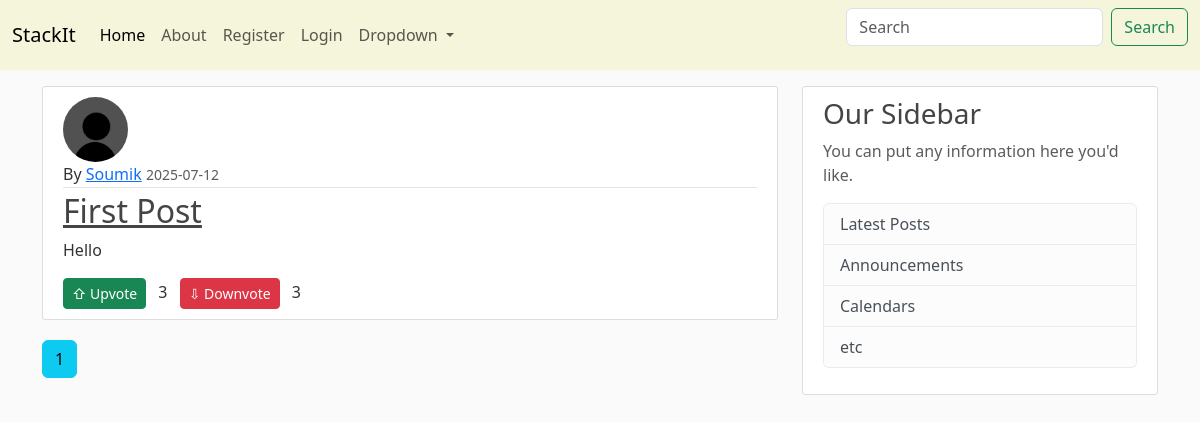
Page /home on the earlier database version.
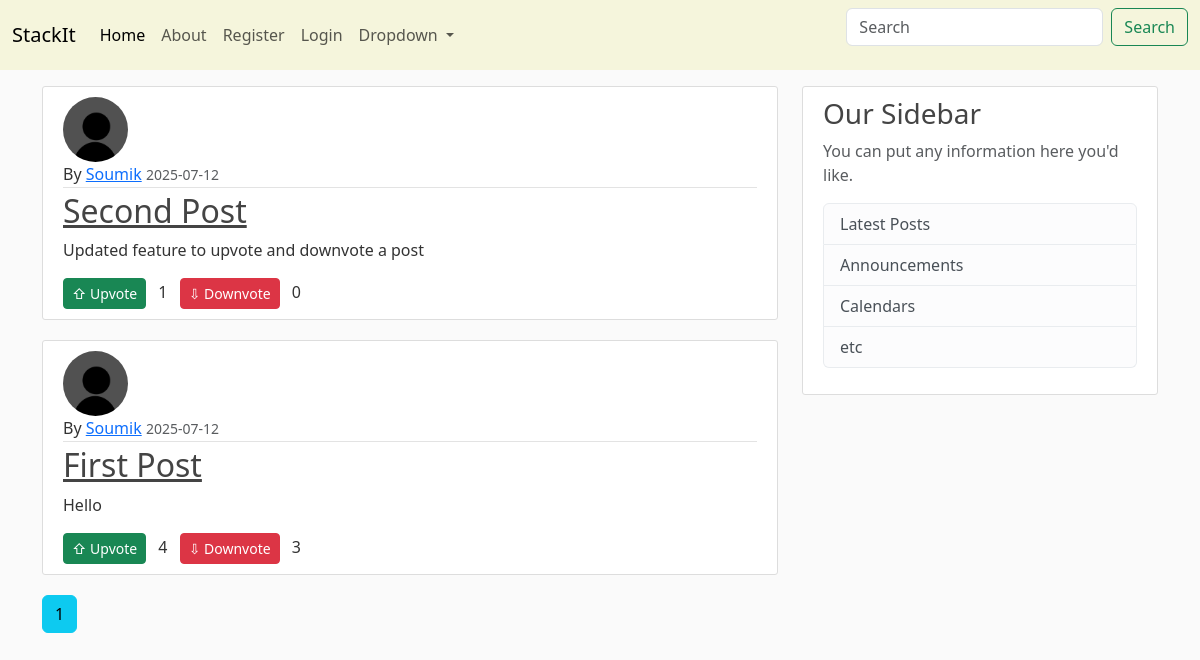
Same page on the later database version.
### blog/models.py (models this page shows, shortened)
class post(db.Model):
    id=db.Column(db.Integer,primary_key=True)
    title=db.Column(db.String(100),nullable=False)
    date_posted=db.Column(db.DateTime,nullable=False,default=datetime.datetime.utcnow)
    content=db.Column(db.Text,nullable=False)
    user_id=db.Column(db.Integer,db.ForeignKey('user.id'),nullable=False)
    upvotes = db.Column(db.Integer, default=0)
    downvotes = db.Column(db.Integer, default=0)

class user(db.Model,UserMixin):
    id=db.Column(db.Integer,primary_key=True)
    username=db.Column(db.String(20),unique=True,nullable=False)
    email=db.Column(db.String(120),unique=True,nullable=False)
    image=db.Column(db.String(20),nullable=False, default='default.jpg')
    password=db.Column(db.String(60),nullable=False)
    posts=db.relationship('post',backref='author',lazy=True)

### blog/routes.py (the view)
@app.route("/")
@app.route("/home")
def home():
    page=request.args.get('page', 1, type=int)
    posts=post.query.order_by(post.date_posted.desc()).paginate(page=page, per_page=5)
    return render_template("home.html",posts=posts)

### blog/templates/home.html
{% extends "layout.html" %}
{% block content %}
    {% for post in posts.items %}
        <article class="media content-section">
            <img src="{{ url_for('static', filename='profile_pics/'+post.author.image) }}" alt="" class="rounded-circle article-img">
            <div class="media-body">
            <div class="article-metadata">
                By <a class="mr-2" href="{{ url_for('user_posts',username=post.author.username) }}">{{ post.author.username }}</a>
                <small class="text-muted">{{ post.date_posted.strftime('%Y-%m-%d') }}</small>
            </div>
            <h2><a class="article-title" href="{{ url_for('post_show', post_id=post.id) }}">{{ post.title }}</a></h2>
            <p class="article-content">{{ post.content }}</p>
            <div class="vote-section mt-2">
                <form action="{{ url_for('upvote_post', post_id=post.id) }}" method="post" style="display:inline;">
                    <button type="submit" class="btn btn-success btn-sm">&#8679; Upvote</button>
                </form>
                <span class="mx-2">{{ post.upvotes or 0 }}</span>
                <form action="{{ url_for('downvote_post', post_id=post.id) }}" method="post" style="display:inline;">
                    <button type="submit" class="btn btn-danger btn-sm">&#8681; Downvote</button>
                </form>
                <span class="mx-2">{{ post.downvotes or 0 }}</span>
            </div>
            </div>
        </article>
    {% endfor %}
    {% for page_num in posts.iter_pages(left_edge=1, right_edge=1,left_current=1, right_current=2) %}
        {% if page_num %}
            {% if posts.page==page_num %}
                <a href="{{ url_for('home',page=page_num) }}" class="btn btn-info mb-4">{{ page_num }}</a>
            {% else %}
                <a href="{{ url_for('home',page=page_num) }}" class="btn btn-outline-info mb-4">{{ page_num }}</a>
            {% endif %}
        {% else %}
        ...
        {% endif %}
    {% endfor %}
{% endblock content %}

### blog/templates/layout.html (shortened to what this page needs)
<html>
    <head>
        <link href="https://cdn.jsdelivr.net/npm/bootstrap@5.3.3/dist/css/bootstrap.min.css" rel="stylesheet">
        <link rel="stylesheet" type="text/css" href="{{ url_for('static',filename='main.css') }}">
    </head>
    <body>
      <nav class="navbar navbar-expand-lg bg-body-tertiary">
        <div class="container-fluid">
          <a class="navbar-brand" href="{{ url_for('home') }}">StackIt</a>
          <div class="collapse navbar-collapse" id="navbarSupportedContent">
            <ul class="navbar-nav me-auto mb-2 mb-lg-0">
              <li class="nav-item">
                <a class="nav-link active" aria-current="page" href="{{ url_for('home') }}">Home</a>
              </li>
              <li class="nav-item">
                <a class="nav-link" href="{{ url_for('about') }}">About</a>
              </li>
              {% if current_user.is_authenticated %}
              <li class="nav-item">
                <a class="nav-link" href="{{ url_for('logout') }}">Logout</a>
              </li>
              <li class="nav-item">
                <a class="nav-link" href="{{ url_for('new_post') }}">New Post</a>
              </li>
              <li class="nav-item">
                <a class="nav-link" href="{{ url_for('account') }}">Account</a>
              </li>
              {% else %}
              <li class="nav-item">
                <a class="nav-link" href="{{ url_for('register') }}">Register</a>
              </li>
              <li class="nav-item">
                <a class="nav-link" href="{{ url_for('login') }}">Login</a>
              </li>
              {% endif %}
              <li class="nav-item dropdown">
                <a class="nav-link dropdown-toggle" href="#" role="button" data-bs-toggle="dropdown" aria-expanded="false">
                  Dropdown
                </a>
              </li>
            </ul>
            <form class="d-flex" role="search">
              <input class="form-control me-2" type="search" placeholder="Search" aria-label="Search">
              <button class="btn btn-outline-success" type="submit">Search</button>
            </form>
          </div>
        </div>
      </nav>
      <main role="main" class="container">
        <div class="row">
          <div class="col-md-8">
            {% block content %}{% endblock %}
          </div>
          <div class="col-md-4">
            <div class="content-section">
              <h3>Our Sidebar</h3>
              <p class='text-muted'>You can put any information here you'd like.
                <ul class="list-group">
                  <li class="list-group-item list-group-item-light">Latest Posts</li>
                  <li class="list-group-item list-group-item-light">Announcements</li>
                  <li class="list-group-item list-group-item-light">Calendars</li>
                  <li class="list-group-item list-group-item-light">etc</li>
                </ul>
              </p>
            </div>
          </div>
        </div>
      </main>
    </body>
</html>

### blog/static/main.css (style rules this page uses)
body { background: #fafafa; color: #333333; }
.bg-body-tertiary { --bs-bg-opacity: 1; background-color: beige !important; margin-bottom: 1rem; }
h1, h2, h3, h4, h5, h6 { color: #444444; }
.content-section { background: #ffffff; padding: 10px 20px; border: 1px solid #dddddd; border-radius: 3px; margin-bottom: 20px; }
.article-title { color: #444444; }
.article-content { white-space: pre-line; }
.article-img { height: 65px; width: 65px; margin-right: 16px; }
.article-metadata { padding-bottom: 1px; margin-bottom: 4px; border-bottom: 1px solid #e3e3e3 }

Differences in the rows shown:
added post: image (placeholder picture), author.username "Soumik", date_posted "2025-07-12", title "Second Post", content "Updated feature to upvote and downvote a post", upvotes "1", downvotes "0"
changed post "First Post": upvotes "3" → "4"
